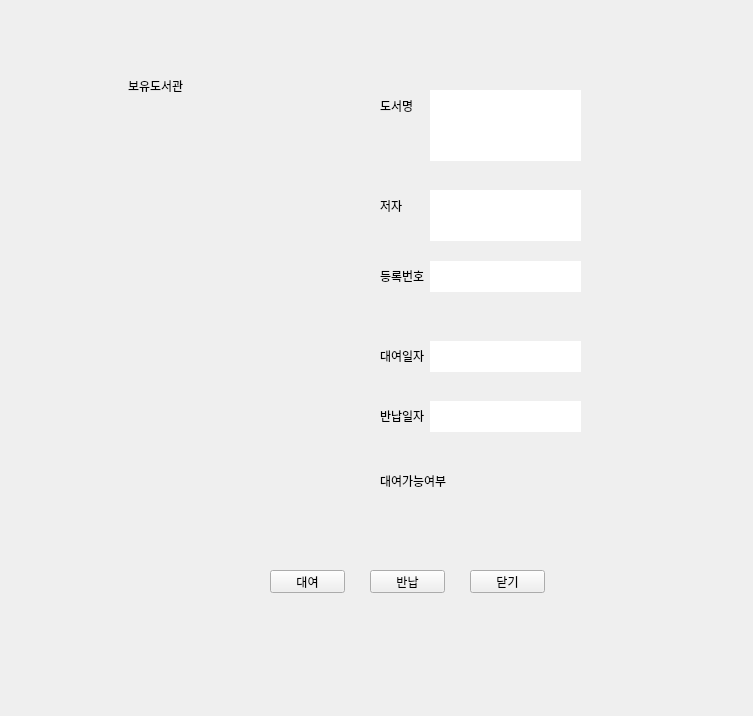
<?xml version="1.0" encoding="UTF-8"?>
<ui version="4.0">
 <class>Dialog_book</class>
 <widget class="QWidget" name="Dialog_book">
  <property name="geometry">
   <rect>
    <x>0</x>
    <y>0</y>
    <width>753</width>
    <height>716</height>
   </rect>
  </property>
  <property name="windowTitle">
   <string>Form</string>
  </property>
  <widget class="QLabel" name="_valuename">
   <property name="geometry">
    <rect>
     <x>380</x>
     <y>270</y>
     <width>56</width>
     <height>12</height>
    </rect>
   </property>
   <property name="text">
    <string>등록번호</string>
   </property>
  </widget>
  <widget class="QTextEdit" name="label_borrowDate">
   <property name="geometry">
    <rect>
     <x>430</x>
     <y>341</y>
     <width>151</width>
     <height>31</height>
    </rect>
   </property>
   <property name="contextMenuPolicy">
    <enum>Qt::DefaultContextMenu</enum>
   </property>
   <property name="autoFillBackground">
    <bool>false</bool>
   </property>
   <property name="frameShape">
    <enum>QFrame::NoFrame</enum>
   </property>
   <property name="acceptRichText">
    <bool>false</bool>
   </property>
  </widget>
  <widget class="QPushButton" name="button_return">
   <property name="geometry">
    <rect>
     <x>370</x>
     <y>570</y>
     <width>75</width>
     <height>23</height>
    </rect>
   </property>
   <property name="text">
    <string>반납</string>
   </property>
   <property name="autoDefault">
    <bool>false</bool>
   </property>
  </widget>
  <widget class="QLabel" name="_libname">
   <property name="geometry">
    <rect>
     <x>128</x>
     <y>76</y>
     <width>71</width>
     <height>20</height>
    </rect>
   </property>
   <property name="text">
    <string>보유도서관</string>
   </property>
  </widget>
  <widget class="QTextEdit" name="label_valuename">
   <property name="geometry">
    <rect>
     <x>430</x>
     <y>261</y>
     <width>151</width>
     <height>31</height>
    </rect>
   </property>
   <property name="contextMenuPolicy">
    <enum>Qt::DefaultContextMenu</enum>
   </property>
   <property name="autoFillBackground">
    <bool>false</bool>
   </property>
   <property name="frameShape">
    <enum>QFrame::NoFrame</enum>
   </property>
  </widget>
  <widget class="QLabel" name="borrow_check">
   <property name="geometry">
    <rect>
     <x>380</x>
     <y>470</y>
     <width>81</width>
     <height>21</height>
    </rect>
   </property>
   <property name="text">
    <string>대여가능여부</string>
   </property>
  </widget>
  <widget class="QPushButton" name="close_button">
   <property name="geometry">
    <rect>
     <x>470</x>
     <y>570</y>
     <width>75</width>
     <height>23</height>
    </rect>
   </property>
   <property name="text">
    <string>닫기</string>
   </property>
   <property name="autoDefault">
    <bool>false</bool>
   </property>
  </widget>
  <widget class="QTextEdit" name="label_writer">
   <property name="geometry">
    <rect>
     <x>430</x>
     <y>190</y>
     <width>151</width>
     <height>51</height>
    </rect>
   </property>
   <property name="contextMenuPolicy">
    <enum>Qt::DefaultContextMenu</enum>
   </property>
   <property name="autoFillBackground">
    <bool>false</bool>
   </property>
   <property name="frameShape">
    <enum>QFrame::NoFrame</enum>
   </property>
   <property name="lineWrapColumnOrWidth">
    <number>0</number>
   </property>
  </widget>
  <widget class="QLabel" name="_returnDate">
   <property name="geometry">
    <rect>
     <x>380</x>
     <y>410</y>
     <width>56</width>
     <height>12</height>
    </rect>
   </property>
   <property name="text">
    <string>반납일자</string>
   </property>
  </widget>
  <widget class="QTextEdit" name="label_returnDate">
   <property name="geometry">
    <rect>
     <x>430</x>
     <y>401</y>
     <width>151</width>
     <height>31</height>
    </rect>
   </property>
   <property name="contextMenuPolicy">
    <enum>Qt::DefaultContextMenu</enum>
   </property>
   <property name="autoFillBackground">
    <bool>false</bool>
   </property>
   <property name="frameShape">
    <enum>QFrame::NoFrame</enum>
   </property>
   <property name="acceptRichText">
    <bool>false</bool>
   </property>
  </widget>
  <widget class="QLabel" name="_bookname">
   <property name="geometry">
    <rect>
     <x>380</x>
     <y>100</y>
     <width>56</width>
     <height>12</height>
    </rect>
   </property>
   <property name="text">
    <string>도서명</string>
   </property>
  </widget>
  <widget class="QPushButton" name="button_borrow">
   <property name="geometry">
    <rect>
     <x>270</x>
     <y>570</y>
     <width>75</width>
     <height>23</height>
    </rect>
   </property>
   <property name="text">
    <string>대여</string>
   </property>
   <property name="autoDefault">
    <bool>false</bool>
   </property>
  </widget>
  <widget class="QLabel" name="_writer">
   <property name="geometry">
    <rect>
     <x>380</x>
     <y>200</y>
     <width>56</width>
     <height>12</height>
    </rect>
   </property>
   <property name="text">
    <string>저자</string>
   </property>
  </widget>
  <widget class="QTextEdit" name="label_bookname">
   <property name="geometry">
    <rect>
     <x>430</x>
     <y>90</y>
     <width>151</width>
     <height>71</height>
    </rect>
   </property>
   <property name="contextMenuPolicy">
    <enum>Qt::DefaultContextMenu</enum>
   </property>
   <property name="autoFillBackground">
    <bool>false</bool>
   </property>
   <property name="frameShape">
    <enum>QFrame::NoFrame</enum>
   </property>
   <property name="html">
    <string>&lt;!DOCTYPE HTML PUBLIC &quot;-//W3C//DTD HTML 4.0//EN&quot; &quot;http://www.w3.org/TR/REC-html40/strict.dtd&quot;&gt;
&lt;html&gt;&lt;head&gt;&lt;meta name=&quot;qrichtext&quot; content=&quot;1&quot; /&gt;&lt;style type=&quot;text/css&quot;&gt;
p, li { white-space: pre-wrap; }
&lt;/style&gt;&lt;/head&gt;&lt;body style=&quot; font-family:'Gulim'; font-size:9pt; font-weight:400; font-style:normal;&quot;&gt;
&lt;p style=&quot;-qt-paragraph-type:empty; margin-top:0px; margin-bottom:0px; margin-left:0px; margin-right:0px; -qt-block-indent:0; text-indent:0px;&quot;&gt;&lt;br /&gt;&lt;/p&gt;&lt;/body&gt;&lt;/html&gt;</string>
   </property>
   <property name="acceptRichText">
    <bool>false</bool>
   </property>
  </widget>
  <widget class="QLabel" name="label_borrowcheck">
   <property name="geometry">
    <rect>
     <x>380</x>
     <y>500</y>
     <width>101</width>
     <height>31</height>
    </rect>
   </property>
   <property name="frameShape">
    <enum>QFrame::NoFrame</enum>
   </property>
   <property name="text">
    <string/>
   </property>
  </widget>
  <widget class="QLabel" name="_borrowDate">
   <property name="geometry">
    <rect>
     <x>380</x>
     <y>350</y>
     <width>56</width>
     <height>12</height>
    </rect>
   </property>
   <property name="text">
    <string>대여일자</string>
   </property>
  </widget>
  <widget class="QLabel" name="lb_img">
   <property name="enabled">
    <bool>true</bool>
   </property>
   <property name="geometry">
    <rect>
     <x>70</x>
     <y>110</y>
     <width>261</width>
     <height>431</height>
    </rect>
   </property>
   <property name="mouseTracking">
    <bool>false</bool>
   </property>
   <property name="frameShape">
    <enum>QFrame::NoFrame</enum>
   </property>
   <property name="text">
    <string/>
   </property>
   <property name="scaledContents">
    <bool>true</bool>
   </property>
   <property name="openExternalLinks">
    <bool>false</bool>
   </property>
  </widget>
  <widget class="QLabel" name="label_lib">
   <property name="geometry">
    <rect>
     <x>200</x>
     <y>70</y>
     <width>101</width>
     <height>31</height>
    </rect>
   </property>
   <property name="frameShape">
    <enum>QFrame::NoFrame</enum>
   </property>
   <property name="text">
    <string/>
   </property>
  </widget>
 </widget>
 <resources/>
 <connections/>
</ui>
